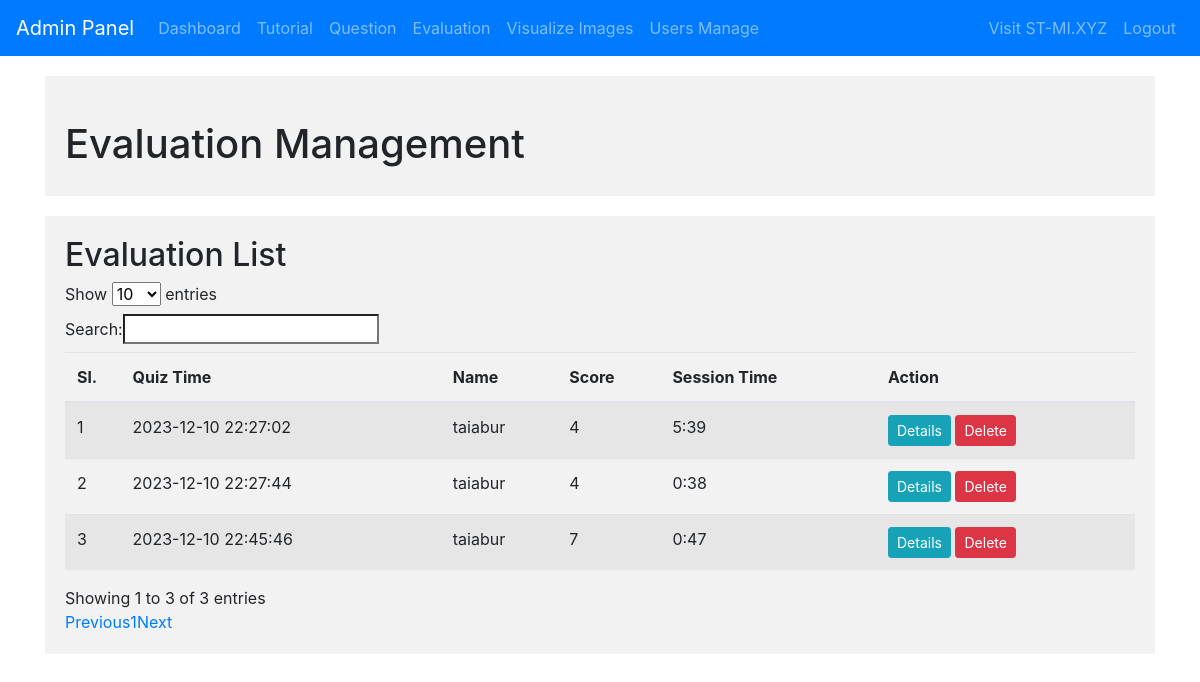
Before: /evaluation/list with the older database file.
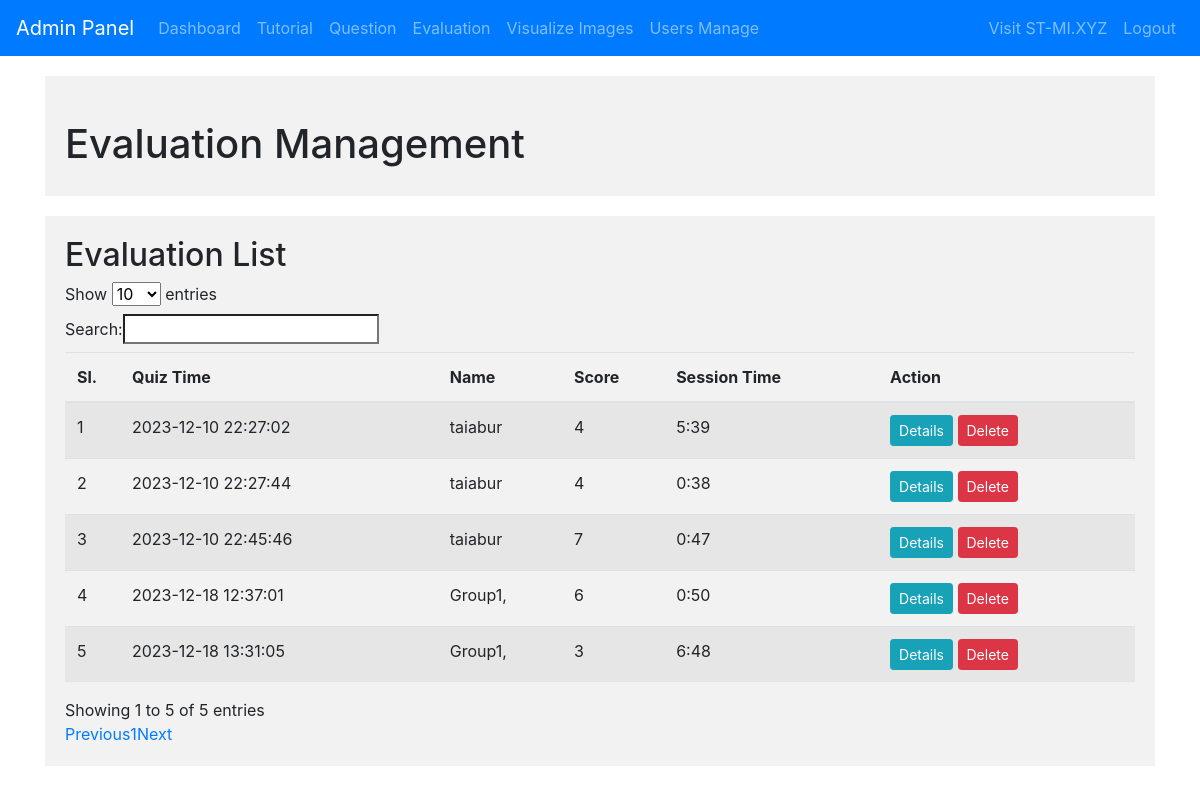
After: the same page with the newer database file.
### tables this page shows
CREATE TABLE quiz_list (
    id INTEGER PRIMARY KEY,
    quiz_id VARCHAR(255),
    user_id INTEGER,
    total_mark INTEGER,
    category VARCHAR(255),
    created_date TIMESTAMP DEFAULT CURRENT_TIMESTAMP
);

CREATE TABLE users (
    id INTEGER PRIMARY KEY,
    fullname TEXT NULL,
    username TEXT UNIQUE NOT NULL,
    password TEXT NOT NULL,
    isadmin INTEGER DEFAULT 0,
    created TIMESTAMP NOT NULL DEFAULT 
    CURRENT_TIMESTAMP
);

### admin.py (the view, shortened to what this page needs)
@app.route('/evaluation/list')
def list_evaluation():
    conn = get_db_connection()
    quiz_details=''
    quiz_id = request.args.get('quiz_id')
    _cursor = conn.execute('SELECT quiz_list.*, users.fullname FROM quiz_list JOIN users ON quiz_list.user_id = users.id')
    list_data = _cursor.fetchall()
    cat_count_cursor_questions = conn.execute('SELECT category_id, COUNT(*) AS total_quantity FROM tutorials GROUP BY category_id')
    cat_count_cursor_questions = cat_count_cursor_questions.fetchall()
    cat_count_cursor_images = conn.execute('SELECT category, COUNT(*) AS total_quantity FROM images_table GROUP BY category')
    cat_count_cursor_images = cat_count_cursor_images.fetchall()
    conn.close()
    return render_template('admin_evaluation.html', list_data=list_data, quiz_details=quiz_details)

### admin.py (called while the page is built)
@app.before_request
def check_admin_access():
    if request.endpoint and request.endpoint.startswith('admin'):
        if not is_admin():
            return redirect(url_for('hello'))

def get_db_connection():
    conn = sqlite3.connect('database.db')
    conn.row_factory = sqlite3.Row
    return conn

### templates/admin_evaluation.html (shortened to what this page needs)
{% extends 'admin_template.html' %}
{% block content %}
<div class="section">
    <h1 class="mt-4">Evaluation Management</h1>
</div>
    <div class="section">
    <h2>Evaluation List</h2>
    <table class="table table-striped" id="dataTable">
        <thead>
            <tr>
                <th>Sl.</th>
                <th>Quiz Time</th>
                <th>Name</th>
                <th>Score</th>
                <th>Session Time</th>
                <th>Action</th>
            </tr>
        </thead>
        <tbody>
            {% for item in list_data %}
            <tr>
                <td>
                    {{ loop.index }}
                </td>
                <td>{{ item.created_date }}</td>
                <td>{{ item.fullname }}</td>
                <td>{{ item.total_mark }}</td>
                <td>{{ item.category }}</td>
                <td>
                    <a href="{{url_for('list_evaluation',quiz_id=item.quiz_id)}}" class="btn btn-info btn-sm"> Details</a>
                    <a href="{{url_for('delete_evaluation', quiz_id=item.quiz_id)}}" onClick="confirm('Delete entry?')">
                        <button class="btn btn-danger btn-sm">Delete</button>
                    </a>
                </td>
            </tr>
            {% endfor %}
        </tbody>
    </table>
</div>
{% endblock %}

Changed rows visible on the page:
added quiz_list: created_date "2023-12-18 12:37:01", fullname "Group1,", total_mark "6", category "0:50"
added quiz_list: created_date "2023-12-18 13:31:05", fullname "Group1,", total_mark "3", category "6:48"
Other visible differences:
text written by a page script: "Show entries Search: Showing 1 to 3 of 3 entries Previous 1 Next" → "Show entries Search: Showing 1 to 5 of 5 entries Previous 1 Next"
